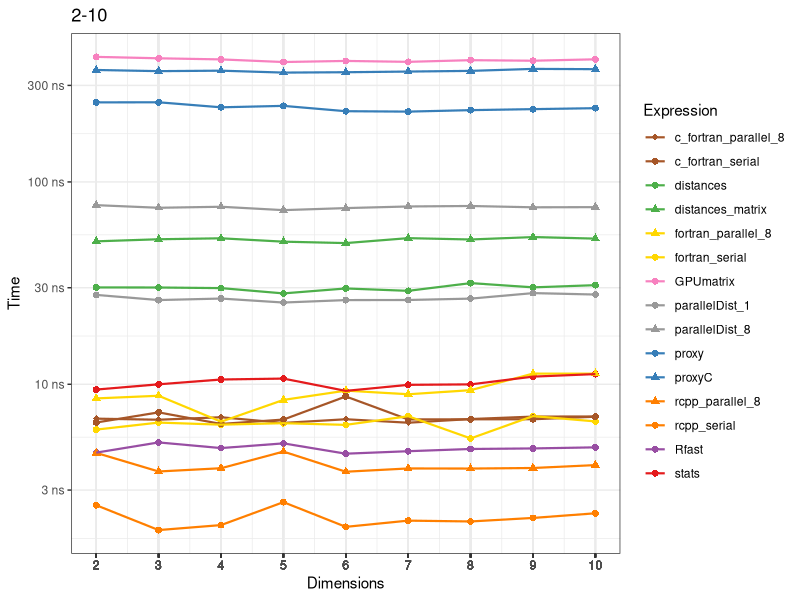

Write the R code that produced this figure. (Note: this script raises an error after producing the figure.)
library(ggplot2)
library(tidyverse)
library(RColorBrewer)
library(ggpubr)
rm(list = ls())

distance_timings <- readr::read_csv("data/distance_timings.csv")

# Define a dataframe for function groups for plotting
variable_groups <- data.frame(
  expression = c(
    "stats", "proxy", "proxyC", "distances", "distances_matrix",
    "Rfast", "rcpp_serial", "rcpp_parallel_8", "fortran_serial",
    "fortran_parallel_8", "c_fortran_serial",
    "c_fortran_parallel_1", "c_fortran_parallel_8",
    "GPUmatrix", "parallelDist_1", "parallelDist_8"),
  family = c(
    "base", "proxy", "proxy", "distances", "distances",
    "Rfast", "Rcpp", "Rcpp", "Fortran",
    "Fortran", "c_Fortran", "c_Fortran", "c_Fortran",
    "GPUmatrix", "parallelDist", "parallelDist")
)

# generate a color palette from RColorBrewer Paired
num_families <- length(unique(variable_groups$family))
palette <- c(
  "#E41A1C", "#377EB8", "#4DAF4A",
  "#984EA3", "#FF7F00", "#FFD700",
  "#A65628", "#F781BF", "#999999")

# map colors to families 
family_colors <- setNames(palette, unique(variable_groups$family))
expression_colors <- family_colors[variable_groups$family]
expression_colors <- setNames(expression_colors, variable_groups$expression)

# map shapes to expression within a family
expressions <- unique(variable_groups$expression)
num_expressions <- length(expressions)
shapes <- c(16, 16, 17, 16, 17, 16, 16, 17, 16, 17, 16, 17, 18, 16, 16, 17)
shape_mapping <- setNames(shapes, expressions)

# plot distance benchmarks
p1_data <- filter(distance_timings, run == "2_10")

p1 <- p1_data %>%
  mutate(median_ns = median * 1000000, sd_ns = sd * 1000000) %>%
  ggplot(aes(x = n_vectors, y = median_ns, color = expression, shape = expression)) +
  geom_point(size = 2) +
  geom_line(aes(group = expression), size = 0.75) +
  scale_color_manual(values = expression_colors) +
  scale_shape_manual(values = shape_mapping) +
  scale_y_log10(labels = scales::label_number(suffix = " ns")) +
  scale_x_continuous(breaks = p1_data$n_vectors) +
  xlab("Dimensions") + ylab("Time") +
  labs(color = "Expression", shape = "Expression", title = "2-10") +
  theme_bw()

# save to file
ggsave("outputs/figures/distance_2-10.png", p1, width = 20, height = 12, units = "cm")

#
p2_data <- filter(distance_timings, run == "10_100")

p2 <- p2_data %>%
  mutate(median_ns = median * 1000000, sd_ns = sd * 1000000) %>%
  ggplot(aes(x = n_vectors, y = median_ns, color = expression, shape = expression)) +
  geom_point(size = 2) +
  geom_line(aes(group = expression), size = 0.75) +
  scale_color_manual(values = expression_colors) +
  scale_shape_manual(values = shape_mapping) +
  scale_y_log10(labels = scales::label_number(suffix = " ns")) +
  scale_x_continuous(breaks = p2_data$n_vectors) +
  xlab("Dimensions") + ylab("Time") +
  labs(color = "Expression", shape = "Expression", title = "10-100") +
  theme_bw()
# save to file
ggsave("outputs/figures/distance_10-100.png", p2, width = 20, height = 12, units = "cm")

#
p3_data <- filter(distance_timings, run == "100_1000")

p3 <- p3_data %>%
  mutate(median_ms = median * 1000, sd_ms = sd * 1000) %>%
  ggplot(aes(x = n_vectors, y = median_ms, color = expression, shape = expression)) +
  geom_point(size = 2) +
  geom_line(aes(group = expression), size = 0.75) +
  scale_color_manual(values = expression_colors) +
  scale_shape_manual(values = shape_mapping) +
  scale_y_log10(labels = scales::label_number(suffix = " ms")) +
  scale_x_continuous(breaks = p3_data$n_vectors) +
  xlab("Dimensions") + ylab("Time") +
  labs(color = "Expression", shape = "Expression", title = "100-1000") +
  theme_bw()
# save to file
ggsave("outputs/figures/distance_100-1000.png", p3, width = 20, height = 12, units = "cm")

p4_data <- filter(distance_timings, run == "1000_10000")
p4 <- p4_data %>%
  ggplot(aes(x = n_vectors, y = median, color = expression, shape = expression)) +
  geom_point(size = 2) +
  geom_line(aes(group = expression), size = 0.75) +
  scale_color_manual(values = expression_colors) +
  scale_shape_manual(values = shape_mapping) +
  scale_y_log10(labels = scales::label_number(suffix = " s")) +
  scale_x_continuous(breaks = p4_data$n_vectors) +
  xlab("Dimensions") + ylab("Time") +
  labs(color = "Expression", shape = "Expression", title = "1k-10k") +
  theme_bw()
# save to file
ggsave("outputs/figures/distance_1000-10000.png", p4, width = 20, height = 12, units = "cm")

#

# combine into a single plot
shared_legend <- ggpubr::get_legend(p1)

# remove legend from individual plots
p1a <- p1 + theme(legend.position = "none")
p2a <- p2 + theme(legend.position = "none")
p3a <- p3 + theme(legend.position = "none")
p4a <- p4 + theme(legend.position = "none")

# combine plots
g1 <- ggarrange(
  p1a, p2a, p3a, p4a, 
  ncol=2, nrow=2, 
  common.legend = TRUE, legend="right", 
  legend.grob = shared_legend)
ggsave("outputs/figures/distance_combined.png", g1, width = 30, height = 16, units = "cm")

# Order expressions by median time in a tile plot
p5_list <- list(p1_data, p2_data, p3_data, p4_data)
names(p5_list) <- c("2-10", "10-100", "100-1000", "1000-10000")
p5_data <- p5_list %>%
  lapply(function(.x){
    .x %>% 
      group_by(expression) %>%
      summarize(mean = mean(median)) 
  }) %>% bind_rows(.id = "range") %>%
  mutate(mean_label = case_when(
    range == "2-10" ~ paste0(signif(mean * 1000000, 2), "ns"),
    range == "10-100" ~ paste0(signif(mean * 1000000, 2), "ns"),
    range == "100-1000" ~ paste0(signif(mean * 1000, 2), "ms"),
    range == "1000-10000" ~ paste0(signif(mean, 2), "s"
  ))) %>%
  group_by(range) %>%
  mutate(Rank = row_number(mean))

# define average speed order
p5_order <- p5_data %>%
  group_by(expression) %>%
  summarize(mean = mean(Rank), .groups = 'drop') %>%
  arrange(mean) %>%
  mutate(expression = as.character(expression)) %>%
  pull(expression)

# tile plot average
p5 <- p5_data %>%
  mutate(range = factor(range, levels = c("2-10", "10-100", "100-1000", "1000-10000"))) %>%
  mutate(expression = factor(expression, levels = p5_order)) %>%
  ggplot(aes(y = expression, x = range, fill = Rank)) +
  geom_tile(color = "black", size = 0.5) +
  geom_text(aes(label = mean_label), size = 3, alpha = 1) +
  scale_fill_viridis_c(
    direction = -1, begin = 0.15, end = 1,
    guide = guide_colorbar(reverse = TRUE, ticks = TRUE)) +
  theme_bw() +
  labs(title = "Euclidean Distance") +
  xlab("Dimensions") + ylab("") +
  theme(panel.grid.major = element_blank(),
        panel.grid.minor = element_blank(),
        panel.background = element_rect(fill = "white", colour = NA))

# save to file
ggsave("outputs/figures/distance_tile.png", p5, width = 20, height = 12, units = "cm")

